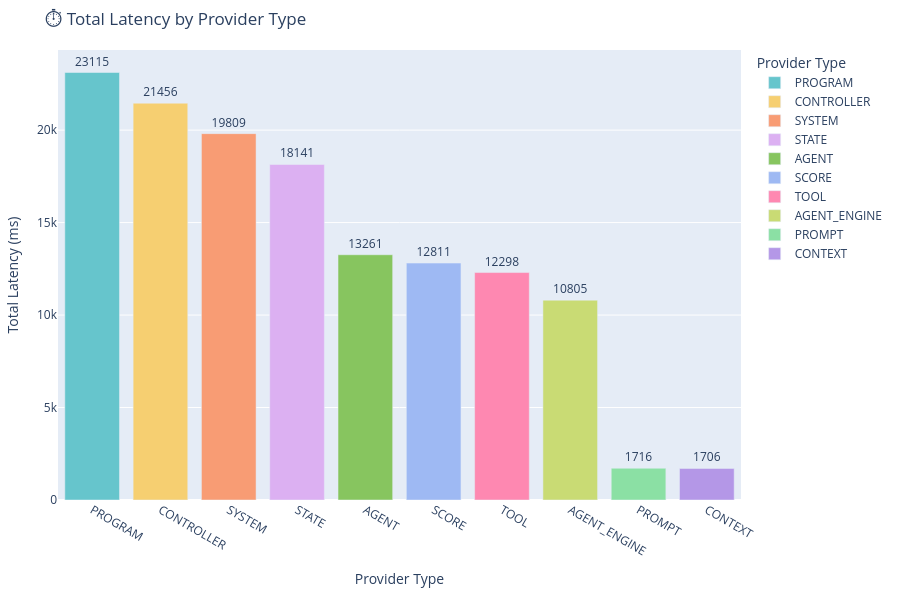

The notebook cell saved with this chart:
### Markdown cell above
### ⏱️ Total Latency by Provider Type

This bar chart summarizes the **cumulative execution time** consumed by each `provider_type` across the entire session.

#### 🧠 What this code does:
- Aggregates the `latency_ms` field for each `provider_type` using `.groupby()` and `.sum()`.
- Sorts the result so the most time-consuming providers appear first.
- Uses Plotly Express to render a labeled **bar chart** with:
  - Provider types on the x-axis
  - Total latency (in milliseconds) on the y-axis
- Applies a pastel color palette for clarity and visual grouping.

#### 🔍 What you're observing:
- This reveals which components are the **most performance-intensive** — e.g., `agent_engine`, `tool`, or `system`.
- It complements frequency charts by showing not just how often a provider is used, but how **expensive** it is.
- Useful for identifying where to focus **optimization**, **caching**, or **parallelization** efforts.

This chart is essential for profiling execution cost at a subsystem level and for balancing responsiveness across an FSM-managed system.

### Code cell
import plotly.express as px

# Work on a copy to avoid modifying the original DataFrame
df_latency = df.copy()

# Truncate provider_type to the part after the last '.'
df_latency['provider_type'] = df_latency['provider_type'].apply(lambda x: x.split('.')[-1])

# Sum latency by provider type
latency_by_type = (
    df_latency.groupby("provider_type")["latency_ms"]
    .sum()
    .reset_index()
    .sort_values("latency_ms", ascending=False)
)

# Plot as bar chart
fig = px.bar(
    latency_by_type,
    x="provider_type",
    y="latency_ms",
    text="latency_ms",
    title="⏱️ Total Latency by Provider Type",
    labels={"provider_type": "Provider Type", "latency_ms": "Total Latency (ms)"},
    color="provider_type",
    color_discrete_sequence=px.colors.qualitative.Pastel
)

# Adjust text position and layout
fig.update_traces(textposition="outside")

# Improve layout for better readability
fig.update_layout(
    height=600,
    xaxis_title="Provider Type", 
    yaxis_title="Total Latency (ms)",
    margin=dict(l=50, r=50, t=50, b=100)
)

# Show the plot
fig.show()

### Figure 1 — Plotly figure (JSON) as saved in the notebook; plotly's stock layout.template omitted (floating-point values rounded to 4 significant figures)
{"data": [{"hovertemplate": "Provider Type=%{x}<br>Total Latency (ms)=%{text}<extra></extra>", "legendgroup": "PROGRAM", "marker": {"color": "rgb(102, 197, 204)", "pattern": {"shape": ""}}, "name": "PROGRAM", "orientation": "v", "showlegend": true, "text": [23120.0], "textposition": "outside", "type": "bar", "x": ["PROGRAM"], "xaxis": "x", "y": [23115], "yaxis": "y"}, {"hovertemplate": "Provider Type=%{x}<br>Total Latency (ms)=%{text}<extra></extra>", "legendgroup": "CONTROLLER", "marker": {"color": "rgb(246, 207, 113)", "pattern": {"shape": ""}}, "name": "CONTROLLER", "orientation": "v", "showlegend": true, "text": [21460.0], "textposition": "outside", "type": "bar", "x": ["CONTROLLER"], "xaxis": "x", "y": [21456], "yaxis": "y"}, {"hovertemplate": "Provider Type=%{x}<br>Total Latency (ms)=%{text}<extra></extra>", "legendgroup": "SYSTEM", "marker": {"color": "rgb(248, 156, 116)", "pattern": {"shape": ""}}, "name": "SYSTEM", "orientation": "v", "showlegend": true, "text": [19810.0], "textposition": "outside", "type": "bar", "x": ["SYSTEM"], "xaxis": "x", "y": [19809], "yaxis": "y"}, {"hovertemplate": "Provider Type=%{x}<br>Total Latency (ms)=%{text}<extra></extra>", "legendgroup": "STATE", "marker": {"color": "rgb(220, 176, 242)", "pattern": {"shape": ""}}, "name": "STATE", "orientation": "v", "showlegend": true, "text": [18140.0], "textposition": "outside", "type": "bar", "x": ["STATE"], "xaxis": "x", "y": [18141], "yaxis": "y"}, {"hovertemplate": "Provider Type=%{x}<br>Total Latency (ms)=%{text}<extra></extra>", "legendgroup": "AGENT", "marker": {"color": "rgb(135, 197, 95)", "pattern": {"shape": ""}}, "name": "AGENT", "orientation": "v", "showlegend": true, "text": [13260.0], "textposition": "outside", "type": "bar", "x": ["AGENT"], "xaxis": "x", "y": [13261], "yaxis": "y"}, {"hovertemplate": "Provider Type=%{x}<br>Total Latency (ms)=%{text}<extra></extra>", "legendgroup": "SCORE", "marker": {"color": "rgb(158, 185, 243)", "pattern": {"shape": ""}}, "name": "SCORE", "orientation": "v", "showlegend": true, "text": [12810.0], "textposition": "outside", "type": "bar", "x": ["SCORE"], "xaxis": "x", "y": [12811], "yaxis": "y"}, {"hovertemplate": "Provider Type=%{x}<br>Total Latency (ms)=%{text}<extra></extra>", "legendgroup": "TOOL", "marker": {"color": "rgb(254, 136, 177)", "pattern": {"shape": ""}}, "name": "TOOL", "orientation": "v", "showlegend": true, "text": [12300.0], "textposition": "outside", "type": "bar", "x": ["TOOL"], "xaxis": "x", "y": [12298], "yaxis": "y"}, {"hovertemplate": "Provider Type=%{x}<br>Total Latency (ms)=%{text}<extra></extra>", "legendgroup": "AGENT_ENGINE", "marker": {"color": "rgb(201, 219, 116)", "pattern": {"shape": ""}}, "name": "AGENT_ENGINE", "orientation": "v", "showlegend": true, "text": [10800.0], "textposition": "outside", "type": "bar", "x": ["AGENT_ENGINE"], "xaxis": "x", "y": [10805], "yaxis": "y"}, {"hovertemplate": "Provider Type=%{x}<br>Total Latency (ms)=%{text}<extra></extra>", "legendgroup": "PROMPT", "marker": {"color": "rgb(139, 224, 164)", "pattern": {"shape": ""}}, "name": "PROMPT", "orientation": "v", "showlegend": true, "text": [1716.0], "textposition": "outside", "type": "bar", "x": ["PROMPT"], "xaxis": "x", "y": [1716], "yaxis": "y"}, {"hovertemplate": "Provider Type=%{x}<br>Total Latency (ms)=%{text}<extra></extra>", "legendgroup": "CONTEXT", "marker": {"color": "rgb(180, 151, 231)", "pattern": {"shape": ""}}, "name": "CONTEXT", "orientation": "v", "showlegend": true, "text": [1706.0], "textposition": "outside", "type": "bar", "x": ["CONTEXT"], "xaxis": "x", "y": [1706], "yaxis": "y"}], "layout": {"barmode": "relative", "height": 600, "legend": {"title": {"text": "Provider Type"}, "tracegroupgap": 0}, "margin": {"b": 100, "l": 50, "r": 50, "t": 50}, "title": {"text": "⏱️ Total Latency by Provider Type"}, "xaxis": {"anchor": "y", "categoryarray": ["PROGRAM", "CONTROLLER", "SYSTEM", "STATE", "AGENT", "SCORE", "TOOL", "AGENT_ENGINE", "PROMPT", "CONTEXT"], "categoryorder": "array", "domain": [0, 1], "title": {"text": "Provider Type"}}, "yaxis": {"anchor": "x", "domain": [0, 1], "title": {"text": "Total Latency (ms)"}}}}
